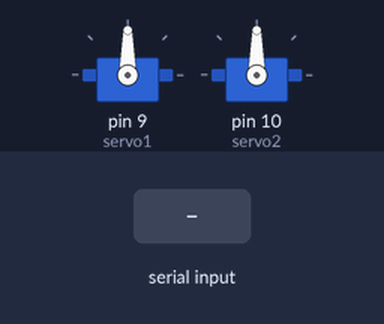
Bench run of a sketch on a simulated Arduino Uno, built with avr-gcc and run on an emulated ATmega328P. Parts: 2 × servo. The inputs (shaded band) are chosen by the test bench. What the sketch prints to the serial monitor is not drawn.

Above: at 1.2 s.
1.3 s: "R90\n" received over Serial
At 2.7 s:
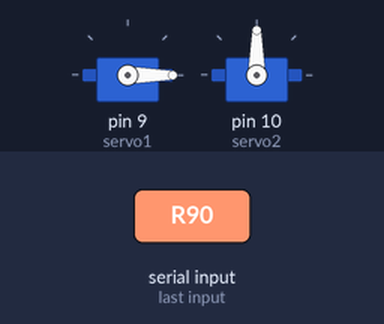
3.9 s: "R,45\n" received over Serial
At 4.68 s:
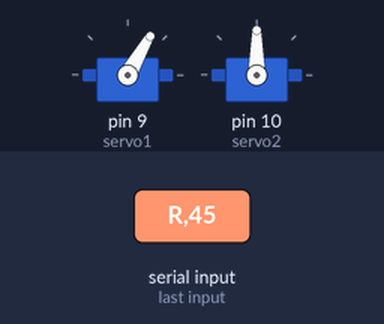
6.0 s: "L90\n" received over Serial
At 6.9 s:
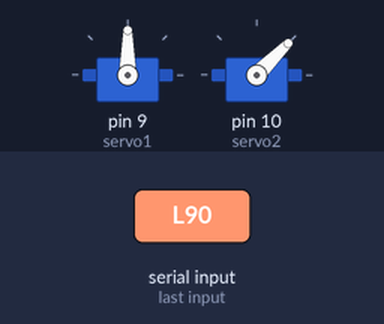
7.5 s: "L,45\n" received over Serial
At 8.0 s:
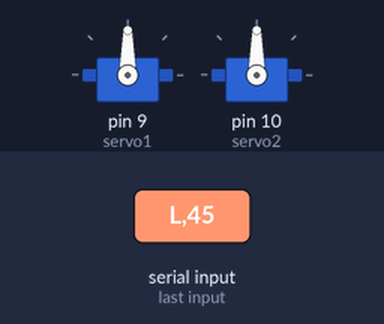
9.0 s: "L" received over Serial
At 10.2 s:
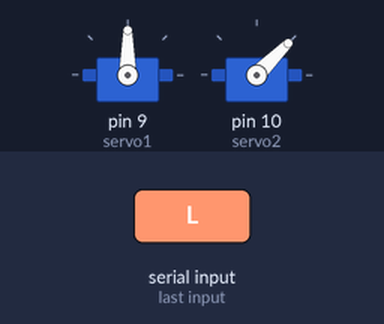
10.5 s: "R" received over Serial
At 12.1 s:
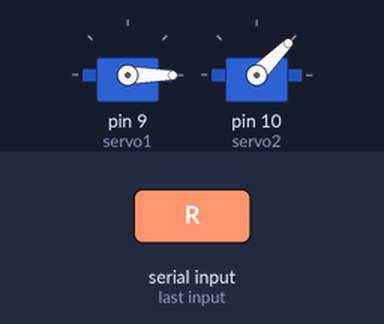
Timing chart, 0 to 13.6 s (numbered marks = the images above; inputs shaded):
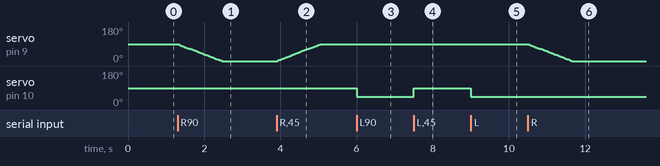

Measured:
- after the input at 1.3 s, servo on pin 9 (servo1): moves from 90° to 0° over 1.1 s, starting at once
- after the input at 3.9 s, servo on pin 9 (servo1): moves from 0° to 90° over 1.1 s, starting at once
- after the input at 6.0 s, servo on pin 10 (servo2): 90° → 45° at once
- after the input at 7.5 s, servo on pin 10 (servo2): 45° → 90° at once
- after the input at 9.0 s, servo on pin 10 (servo2): 90° → 45° at once
- after the input at 10.5 s, servo on pin 9 (servo1): moves from 90° to 0° over 1.1 s, starting at once

The sketch:

varspeedservo.ino
```cpp
#include <VarSpeedServo.h>

VarSpeedServo servo1;
VarSpeedServo servo2;

void setup() {
  servo1.attach(9);
  servo2.attach(10);

  Serial.begin(9600);
  Serial.println("Ready");
}

void loop() {

  static int v = 0;

  if ( Serial.available()) {
    char ch = Serial.read();

    switch (ch) {
      case '0'...'9':
        v = v * 10 + ch - '0';
        break;
      case 'R':
        servo1.slowmove(v, 50);
        v = 0;
        break;
      case 'L':
        servo2.write(v);
        v = 0;

        break;
      case 'Z':
        servo1.write(90);
        servo2.write(90);
        break;

    }
  }
}
```
